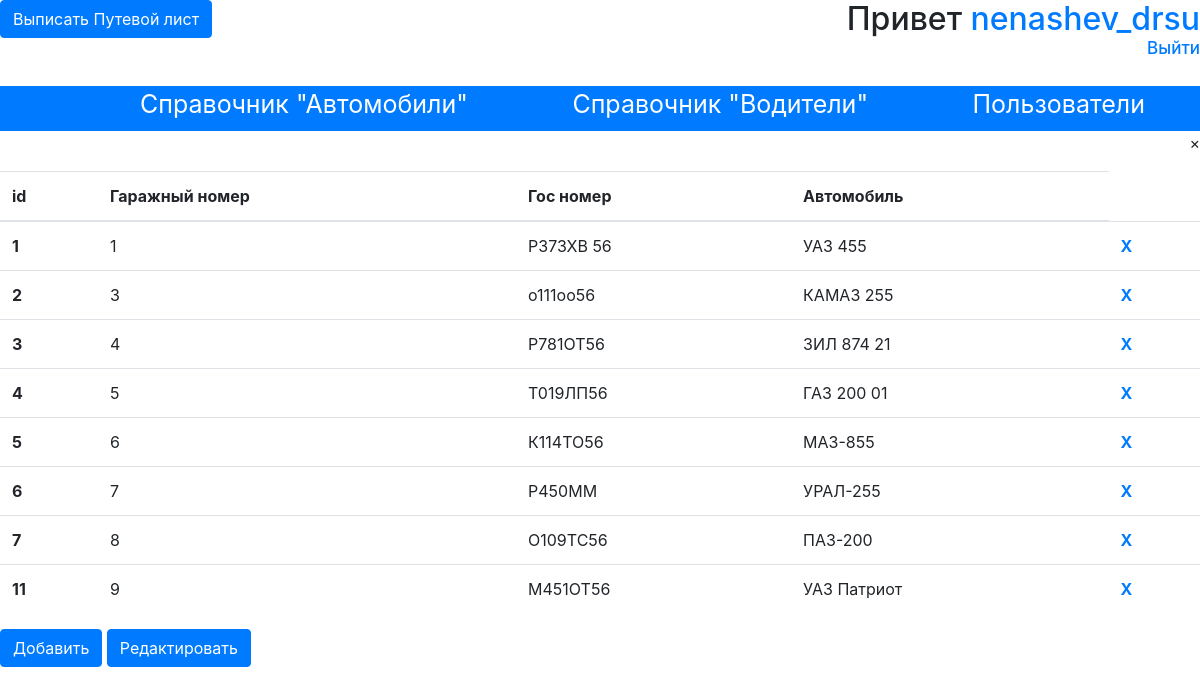
Screenshot of /admin.php (signed in) with the database file from the repository.
### tables this page shows
CREATE TABLE `autos` (
  `id_auto` int(11) NOT NULL,
  `Гаражный номер` varchar(25) NOT NULL,
  `ГосНомер` varchar(25) NOT NULL,
  `Автомобиль` varchar(25) NOT NULL
);

### admin.php (the view, shortened to what this page needs)
<?php require_once('db.php') ?>
<?php
	$data_auto =  mysqli_query($db, "SELECT * FROM autos");
?>
<!DOCTYPE html>
<html lang="en">
<head>
	<link rel="stylesheet" href="style.css">
	<link rel="stylesheet" href="bootstrap/css/bootstrap.css">
</head>
<body>
	<h2 style="float: right;" id="add">Привет <a href="admin.php"><?php echo $_COOKIE['username']; ?></a><br> <a id="exit" href="logout.php">Выйти</a></h2>
    <a href="putevka.php" ><input type="submit" name="use" class="btn btn-primary" value="Выписать Путевой лист"> </a>
	<br> <br> <br>
	<div class="nav-bar">
		<ul>
			<li><a href="#" id="auto">Справочник "Автомобили"</a></li>
			<li><a href="#" id="sprav">Справочник "Водители"</a></li>
			<li><a href="#" id="user">Пользователи</a></li>
			<li><a href="#" id="obj">Объекты</a></li>
		</ul>
	</div>
<div class="autos">
	<p style="float: right; cursor: pointer;" id="close4">&times;</p>
	<table class="table">
		  <thead>
		    <tr>
		      <th scope="col">id</th>
		      <th scope="col">Гаражный номер</th>
		      <th scope="col">Гос номер</th>
		      <th scope="col">Автомобиль</th>
		    </tr>
		  </thead>
		  <tbody>
<?php
while($auto = mysqli_fetch_assoc($data_auto)){
?>
		    <tr>
		      <th scope="row"><?php echo $auto['id_auto'] ?></th>
		      <td><?php echo $auto['Гаражный номер'] ?></td>
		      <td><?php echo $auto['ГосНомер'] ?></td>
		      <td><?php echo $auto['Автомобиль'] ?></td>
		      <th><a href="?del=<?php echo $auto['id_auto'] ?>">X</a></th>
		    </tr>
<?php } ?>
		  </tbody>
	</table>
	<button type="button" class="btn btn-primary" data-toggle="modal" data-target="#avtoModal">
 	 Добавить
	</button>
</div>
	<button type="submit" class="btn btn-primary"  data-toggle="modal" data-target="#avtoModal_edit">
 	 Редактировать
	</button>
</body>
</html>

### style.css (style rules this page uses)
#exit { font-size: 17px; float: right; }
.user, .autos, .drivers { display: none; }
.nav-bar ul li { display: inline; }
.nav-bar ul li a { font-size: 25px; margin-left: 100px; color: #fff; text-decoration: none; }
.nav-bar { width: 100%; height: 45px; background: #007bff; }

### rows the page displays
autos: id_auto "1", Гаражный номер "1", ГосНомер "Р373ХВ 56", Автомобиль "УАЗ 455"
autos: id_auto "2", Гаражный номер "3", ГосНомер "о111оо56", Автомобиль "КАМАЗ 255"
autos: id_auto "3", Гаражный номер "4", ГосНомер "Р781ОТ56", Автомобиль "ЗИЛ 874 21"
autos: id_auto "4", Гаражный номер "5", ГосНомер "Т019ЛП56", Автомобиль "ГАЗ 200 01"
autos: id_auto "5", Гаражный номер "6", ГосНомер "К114ТО56", Автомобиль "МАЗ-855"
autos: id_auto "6", Гаражный номер "7", ГосНомер "Р450ММ", Автомобиль "УРАЛ-255"
autos: id_auto "7", Гаражный номер "8", ГосНомер "О109ТС56", Автомобиль "ПАЗ-200"
autos: id_auto "11", Гаражный номер "9", ГосНомер "М451ОТ56", Автомобиль "УАЗ Патриот"

### other values shown
$_COOKIE['username'] "nenashev_drsu"
